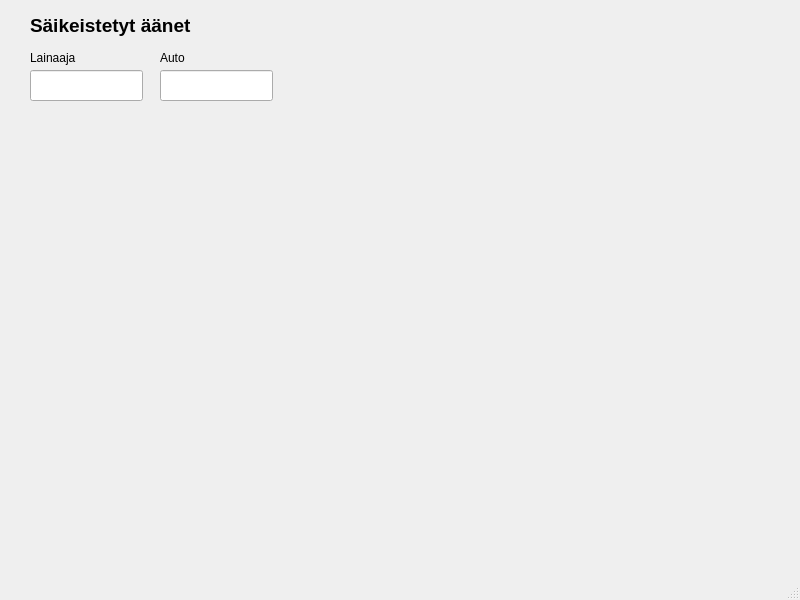
<?xml version="1.0" encoding="UTF-8"?>
<ui version="4.0">
 <class>MainWindow</class>
 <widget class="QMainWindow" name="MainWindow">
  <property name="geometry">
   <rect>
    <x>0</x>
    <y>0</y>
    <width>800</width>
    <height>600</height>
   </rect>
  </property>
  <property name="windowTitle">
   <string>MainWindow</string>
  </property>
  <widget class="QWidget" name="centralwidget">
   <widget class="QLineEdit" name="lenderLineEdit">
    <property name="geometry">
     <rect>
      <x>30</x>
      <y>70</y>
      <width>113</width>
      <height>31</height>
     </rect>
    </property>
    <property name="font">
     <font>
      <pointsize>16</pointsize>
     </font>
    </property>
    <property name="text">
     <string/>
    </property>
   </widget>
   <widget class="QLabel" name="lenderLabel">
    <property name="geometry">
     <rect>
      <x>30</x>
      <y>50</y>
      <width>49</width>
      <height>16</height>
     </rect>
    </property>
    <property name="text">
     <string>Lainaaja</string>
    </property>
   </widget>
   <widget class="QLineEdit" name="carLineEdit">
    <property name="geometry">
     <rect>
      <x>160</x>
      <y>70</y>
      <width>113</width>
      <height>31</height>
     </rect>
    </property>
    <property name="font">
     <font>
      <pointsize>16</pointsize>
     </font>
    </property>
    <property name="text">
     <string/>
    </property>
   </widget>
   <widget class="QLabel" name="carLabel">
    <property name="geometry">
     <rect>
      <x>160</x>
      <y>50</y>
      <width>49</width>
      <height>16</height>
     </rect>
    </property>
    <property name="text">
     <string>Auto</string>
    </property>
   </widget>
   <widget class="QLabel" name="label">
    <property name="geometry">
     <rect>
      <x>30</x>
      <y>10</y>
      <width>161</width>
      <height>31</height>
     </rect>
    </property>
    <property name="font">
     <font>
      <pointsize>14</pointsize>
      <bold>true</bold>
     </font>
    </property>
    <property name="text">
     <string>Säikeistetyt äänet</string>
    </property>
   </widget>
  </widget>
  <widget class="QMenuBar" name="menubar">
   <property name="geometry">
    <rect>
     <x>0</x>
     <y>0</y>
     <width>800</width>
     <height>33</height>
    </rect>
   </property>
  </widget>
  <widget class="QStatusBar" name="statusbar"/>
 </widget>
 <resources/>
 <connections/>
</ui>
